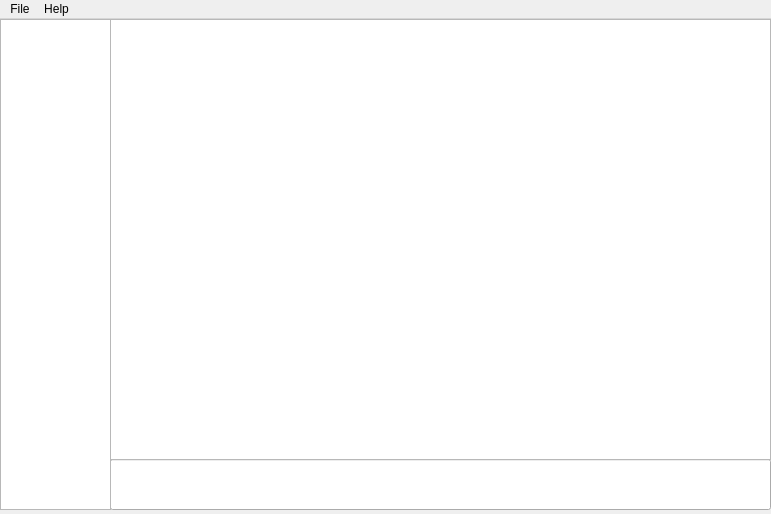
<?xml version="1.0" encoding="UTF-8"?>
<ui version="4.0">
 <class>MainWindow</class>
 <widget class="QMainWindow" name="MainWindow">
  <property name="enabled">
   <bool>true</bool>
  </property>
  <property name="geometry">
   <rect>
    <x>0</x>
    <y>0</y>
    <width>771</width>
    <height>514</height>
   </rect>
  </property>
  <property name="cursor">
   <cursorShape>ArrowCursor</cursorShape>
  </property>
  <property name="windowTitle">
   <string>travessia</string>
  </property>
  <property name="windowOpacity">
   <double>1.000000000000000</double>
  </property>
  <property name="autoFillBackground">
   <bool>false</bool>
  </property>
  <widget class="QWidget" name="centralwidget">
   <widget class="QLineEdit" name="mainInput">
    <property name="geometry">
     <rect>
      <x>110</x>
      <y>440</y>
      <width>661</width>
      <height>51</height>
     </rect>
    </property>
    <property name="font">
     <font>
      <family>DejaVu Sans</family>
      <pointsize>12</pointsize>
     </font>
    </property>
   </widget>
   <widget class="QListWidget" name="activeChats">
    <property name="geometry">
     <rect>
      <x>0</x>
      <y>0</y>
      <width>111</width>
      <height>491</height>
     </rect>
    </property>
   </widget>
   <widget class="QStackedWidget" name="mainStackedWidget">
    <property name="geometry">
     <rect>
      <x>110</x>
      <y>0</y>
      <width>661</width>
      <height>441</height>
     </rect>
    </property>
    <widget class="QWidget" name="serverInfo">
     <widget class="QTextEdit" name="statusServerInfo">
      <property name="geometry">
       <rect>
        <x>0</x>
        <y>0</y>
        <width>661</width>
        <height>441</height>
       </rect>
      </property>
     </widget>
    </widget>
    <widget class="QWidget" name="channelInfo">
     <widget class="QTextEdit" name="statusChannelInfo">
      <property name="geometry">
       <rect>
        <x>0</x>
        <y>0</y>
        <width>661</width>
        <height>441</height>
       </rect>
      </property>
     </widget>
    </widget>
   </widget>
  </widget>
  <widget class="QMenuBar" name="menubar">
   <property name="geometry">
    <rect>
     <x>0</x>
     <y>0</y>
     <width>771</width>
     <height>23</height>
    </rect>
   </property>
   <property name="nativeMenuBar">
    <bool>false</bool>
   </property>
   <widget class="QMenu" name="menuTeste">
    <property name="title">
     <string>File</string>
    </property>
    <addaction name="actionConnect"/>
    <addaction name="actionDisconnect"/>
    <addaction name="separator"/>
    <addaction name="actionExit"/>
   </widget>
   <widget class="QMenu" name="menuAbout">
    <property name="title">
     <string>Help</string>
    </property>
    <addaction name="actionAbout"/>
   </widget>
   <addaction name="menuTeste"/>
   <addaction name="menuAbout"/>
  </widget>
  <action name="actionConnect">
   <property name="text">
    <string>Connect</string>
   </property>
   <property name="iconVisibleInMenu">
    <bool>false</bool>
   </property>
  </action>
  <action name="actionDisconnect">
   <property name="checkable">
    <bool>false</bool>
   </property>
   <property name="text">
    <string>Disconnect</string>
   </property>
  </action>
  <action name="actionExit">
   <property name="text">
    <string>Exit</string>
   </property>
  </action>
  <action name="actionAbout">
   <property name="text">
    <string>About</string>
   </property>
  </action>
 </widget>
 <resources/>
 <connections/>
</ui>
